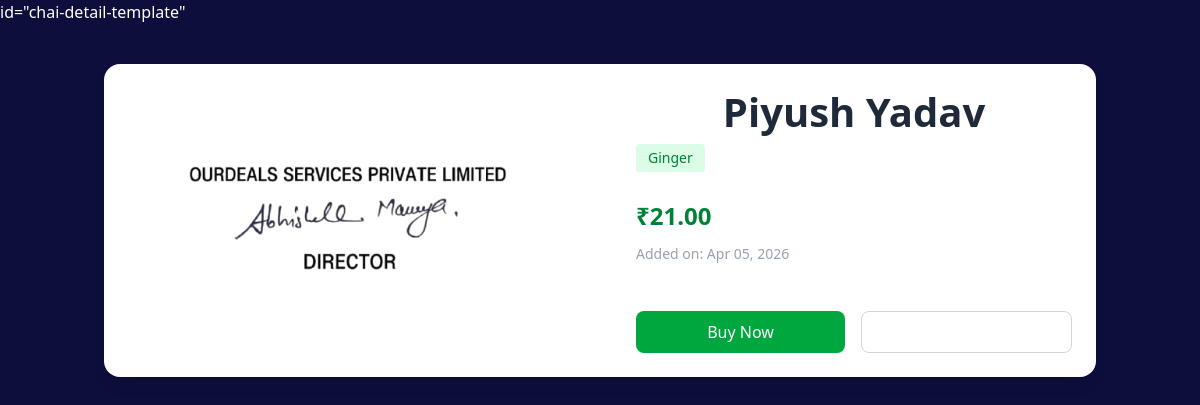
Page /chai/1/ on the committed database.
### chai/models.py (models this page shows, shortened)
class chaiVarity(models.Model):
    CHAI_TYPES_CHOICES = [
        ('ML', 'Masala'),
        ('GR', 'Ginger'),
        ('CD', 'Cardamom'),
        ('TL', 'Tulsi'),
        ('LM', 'Lemon'),
        ('SP', 'Spices'),
        ('PL', 'Plain'),
    ]
    name=models.CharField(max_length=100)
    image=models.ImageField(upload_to='chais/')
    date_added=models.DateTimeField(default=timezone.now)
    type=models.CharField(max_length=2, choices=CHAI_TYPES_CHOICES)
    description=models.TextField(default='')
    price=models.DecimalField(max_digits=5, decimal_places=2)

### chai/views.py (the view)
# urls.py: path('<int:chai_id>/', views.chai_detail, name='chai_detail'),
def chai_detail(request, chai_id):
    chai = get_object_or_404(chaiVarity, pk=chai_id)
    return render(request, 'chai/chai_detail.html', {'chai': chai})

### chai/templates/chai/chai_detail.html (shortened to what this page needs)
{% extends 'layout.html' %}
{% block content %}
<div class="max-w-5xl mx-auto px-4 py-10">
    <div class="bg-white rounded-2xl shadow-lg overflow-hidden grid md:grid-cols-2 gap-6">
        <img
            src="{{ chai.image.url }}"
            alt="{{ chai.name }}"
            class="w-full h-full object-cover"
        >
        <div class="p-6 flex flex-col justify-between">
            <div>
                <h1 class="text-3xl font-bold text-gray-800 mb-2">
                    {{ chai.name }}
                </h1>
                <span class="inline-block text-sm bg-green-100 text-green-700 px-3 py-1 rounded mb-3">
                    {{ chai.get_type_display }}
                </span>
                <p class="text-2xl font-bold text-green-700 mb-3">
                    ₹{{ chai.price }}
                </p>
                <p class="text-sm text-gray-400">
                    Added on: {{ chai.date_added|date:"M d, Y" }}
                </p>
            </div>
            <div class="mt-6 flex gap-4">
                <button class="flex-1 bg-green-600 text-white py-2 rounded-lg hover:bg-green-700 transition">
                    Buy Now
                </button>
                <a href="/" class="flex-1 text-center border border-gray-300 py-2 rounded-lg hover:bg-gray-100 transition">
                </a>
            </div>
        </div>
    </div>
</div>
{% endblock %}

### static/style.css (style rules this page uses)
body { background-color: #0e0e3d; color: white; }
h1 { text-align: center; font-size: 2.5em; }

### rows in the picture
chaiVarity: image (picture), name "Piyush Yadav", type "Ginger", price "21.00", date_added "Apr 05, 2026"
